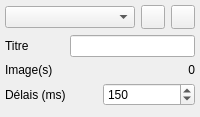
  <widget class="QDockWidget" name="dockAnimation">
   <property name="features">
    <set>QDockWidget::DockWidgetFeature::DockWidgetClosable|QDockWidget::DockWidgetFeature::DockWidgetVerticalTitleBar</set>
   </property>
   <property name="allowedAreas">
    <set>Qt::DockWidgetArea::RightDockWidgetArea</set>
   </property>
   <property name="windowTitle">
    <string>Animation</string>
   </property>
   <attribute name="dockWidgetArea">
    <number>2</number>
   </attribute>
   <widget class="QWidget" name="dockAnimationContents">
    <layout class="QGridLayout" name="gridLayout_8">
     <property name="margin" stdset="0">
      <number>5</number>
     </property>
     <item row="0" column="0" colspan="3">
      <layout class="QHBoxLayout" name="animation_list">
       <item>
        <widget class="QComboBox" name="animation_I_List"/>
       </item>
       <item>
        <widget class="QToolButton" name="animation_I_Add">
         <property name="maximumSize">
          <size>
           <width>24</width>
           <height>24</height>
          </size>
         </property>
         <property name="text">
          <string/>
         </property>
         <property name="icon">
          <iconset resource="menu.qrc">
           <normaloff>:/icons/Add-Green-Button-icon.png</normaloff>:/icons/Add-Green-Button-icon.png</iconset>
         </property>
         <property name="iconSize">
          <size>
           <width>24</width>
           <height>24</height>
          </size>
         </property>
        </widget>
       </item>
       <item>
        <widget class="QToolButton" name="animation_I_Remove">
         <property name="maximumSize">
          <size>
           <width>24</width>
           <height>24</height>
          </size>
         </property>
         <property name="text">
          <string/>
         </property>
         <property name="icon">
          <iconset resource="menu.qrc">
           <normaloff>:/icons/Minus-Red-Button-icon.png</normaloff>:/icons/Minus-Red-Button-icon.png</iconset>
         </property>
         <property name="iconSize">
          <size>
           <width>24</width>
           <height>24</height>
          </size>
         </property>
        </widget>
       </item>
      </layout>
     </item>
     <item row="1" column="0">
      <widget class="QLabel" name="animation_L_Title">
       <property name="text">
        <string>Titre</string>
       </property>
      </widget>
     </item>
     <item row="1" column="1" colspan="2">
      <widget class="QLineEdit" name="animation_I_Title"/>
     </item>
     <item row="2" column="0" colspan="3">
      <layout class="QHBoxLayout" name="animation_Image">
       <item>
        <widget class="QLabel" name="animation_L_Image">
         <property name="text">
          <string>Image(s)</string>
         </property>
        </widget>
       </item>
       <item>
        <widget class="QLabel" name="animation_I_Image">
         <property name="text">
          <string>0</string>
         </property>
         <property name="alignment">
          <set>Qt::AlignmentFlag::AlignRight|Qt::AlignmentFlag::AlignTrailing|Qt::AlignmentFlag::AlignVCenter</set>
         </property>
        </widget>
       </item>
      </layout>
     </item>
     <item row="3" column="0" colspan="3">
      <layout class="QHBoxLayout" name="animation_Speed">
       <item>
        <widget class="QLabel" name="animation_L_Speed">
         <property name="text">
          <string>Délais (ms)</string>
         </property>
        </widget>
       </item>
       <item>
        <widget class="QSpinBox" name="animation_I_Speed">
         <property name="minimum">
          <number>10</number>
         </property>
         <property name="maximum">
          <number>10000</number>
         </property>
         <property name="singleStep">
          <number>10</number>
         </property>
         <property name="value">
          <number>150</number>
         </property>
        </widget>
       </item>
      </layout>
     </item>
     <item row="4" column="2">
      <spacer name="animation_PushUp">
       <property name="orientation">
        <enum>Qt::Orientation::Vertical</enum>
       </property>
       <property name="sizeHint" stdset="0">
        <size>
         <width>20</width>
         <height>6</height>
        </size>
       </property>
      </spacer>
     </item>
    </layout>
   </widget>
  </widget>
